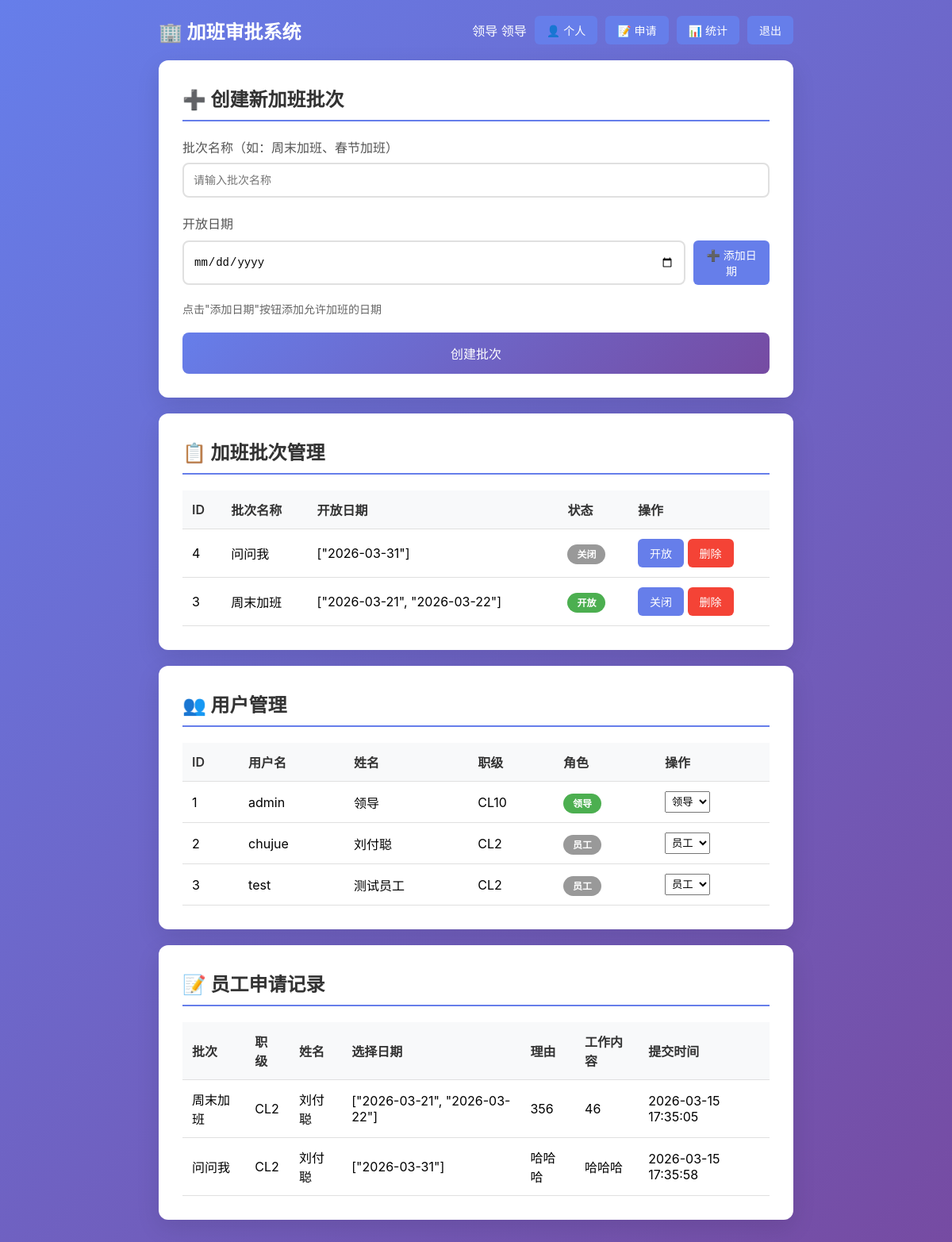
Page /admin (signed in) on the earlier database version.
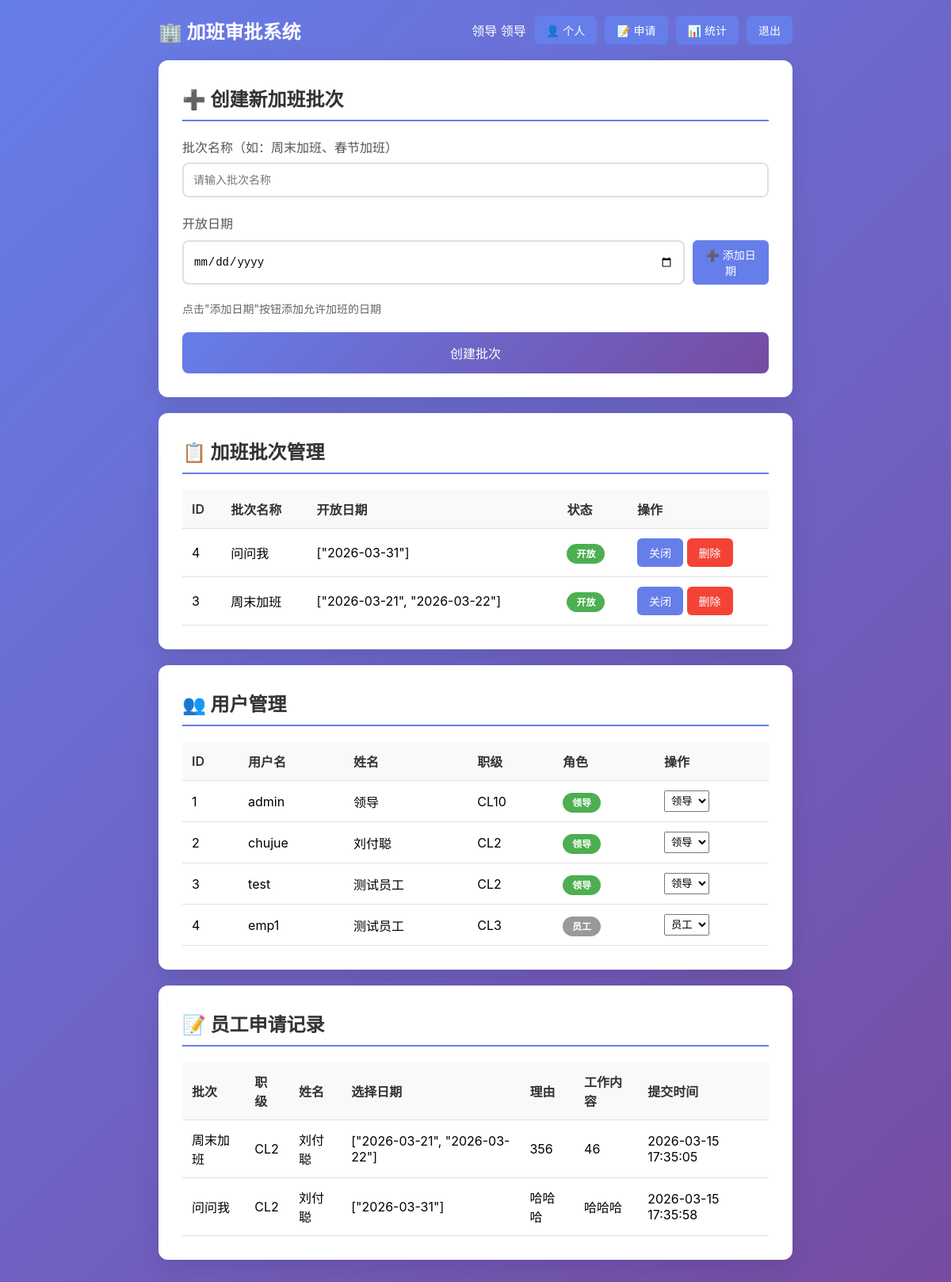
Same page on the later database version.
### tables this page shows
CREATE TABLE overtime_batches (
        id INTEGER PRIMARY KEY AUTOINCREMENT,
        name TEXT NOT NULL,
        dates TEXT NOT NULL,  -- JSON数组，如 ["2026-03-18", "2026-03-19"]
        is_open INTEGER DEFAULT 0,
        created_at TIMESTAMP DEFAULT CURRENT_TIMESTAMP
    );

CREATE TABLE users (
        id INTEGER PRIMARY KEY AUTOINCREMENT,
        username TEXT UNIQUE NOT NULL,
        password TEXT NOT NULL,
        name TEXT NOT NULL,
        rank TEXT NOT NULL,
        is_admin INTEGER DEFAULT 0
    );

CREATE TABLE applications (
        id INTEGER PRIMARY KEY AUTOINCREMENT,
        user_id INTEGER NOT NULL,
        batch_id INTEGER NOT NULL,
        selected_dates TEXT NOT NULL,  -- JSON数组，员工选择的日期
        reason TEXT NOT NULL,
        work_content TEXT NOT NULL,
        created_at TIMESTAMP DEFAULT CURRENT_TIMESTAMP,
        updated_at TIMESTAMP DEFAULT CURRENT_TIMESTAMP,
        FOREIGN KEY (batch_id) REFERENCES overtime_batches(id)
    );

### app.py (the view, shortened to what this page needs)
@app.route('/admin', methods=['GET', 'POST'])
def admin():
    if 'user_id' not in session or not session.get('is_admin'):
        return redirect(url_for('login'))
    conn = get_db()
    batches = conn.execute('SELECT * FROM overtime_batches ORDER BY created_at DESC').fetchall()
    applications = conn.execute('''SELECT a.*, u.name, u.rank, b.name as batch_name
                                   FROM applications a
                                   JOIN users u ON a.user_id = u.id
                                   JOIN overtime_batches b ON a.batch_id = b.id
                                   ORDER BY b.id, u.rank, u.name''').fetchall()
    users = conn.execute('SELECT * FROM users ORDER BY is_admin DESC, id ASC').fetchall()
    return render_template('admin.html', batches=batches, applications=applications, users=users)

### app.py (called while the page is built)
def get_db():
    if 'db' not in g:
        g.db = sqlite3.connect(DB_PATH)
        g.db.row_factory = sqlite3.Row
    return g.db

### templates/admin.html (shortened to what this page needs)
<!DOCTYPE html>
<html lang="zh-CN">
<head>
    <link rel="stylesheet" href="{{ url_for('static', filename='style.css') }}">
</head>
<body>
    <div class="container">
        <header>
            <h1>🏢 加班审批系统</h1>
            <div class="user-info">
                <span>领导 {{ session['name'] }}</span>
                <a href="{{ url_for('profile') }}" class="btn-small">👤 个人</a>
                <a href="{{ url_for('index') }}" class="btn-small">📝 申请</a>
                <a href="{{ url_for('stats') }}" class="btn-small">📊 统计</a>
                <a href="{{ url_for('logout') }}" class="btn-small">退出</a>
            </div>
        </header>
        <div class="card">
            <h2>➕ 创建新加班批次</h2>
            <form method="POST" id="addBatchForm">
                <div class="form-group">
                    <label>批次名称（如：周末加班、春节加班）</label>
                    <input type="text" name="name" required placeholder="请输入批次名称">
                </div>
                <div class="form-group">
                    <label>开放日期</label>
                    <div style="display: flex; gap: 10px; margin: 10px 0;">
                        <input type="date" id="datePicker">
                        <button type="button" class="btn-small" onclick="addDate()">➕ 添加日期</button>
                    </div>
                    <p class="hint">点击"添加日期"按钮添加允许加班的日期</p>
                </div>
                <button type="submit" class="btn">创建批次</button>
            </form>
        </div>
        <div class="card">
            <h2>📋 加班批次管理</h2>
            <table>
                <thead>
                    <tr>
                        <th>ID</th>
                        <th>批次名称</th>
                        <th>开放日期</th>
                        <th>状态</th>
                        <th>操作</th>
                    </tr>
                </thead>
                <tbody>
                    {% for batch in batches %}
                    <tr>
                        <td>{{ batch.id }}</td>
                        <td>{{ batch.name }}</td>
                        <td>{{ batch.dates }}</td>
                        <td>
                            {% if batch.is_open %}
                            <span class="badge badge-open">开放</span>
                            {% else %}
                            <span class="badge badge-closed">关闭</span>
                            {% endif %}
                        </td>
                        <td>
                            <form method="POST" style="display:inline;">
                                <button type="submit" class="btn-small">{{ '关闭' if batch.is_open else '开放' }}</button>
                            </form>
                            <form method="POST" style="display:inline;" onsubmit="return confirm('确定删除？此操作会删除所有相关申请');">
                                <button type="submit" class="btn-small btn-danger">删除</button>
                            </form>
                        </td>
                    </tr>
                    {% else %}
                    <tr>
                        <td colspan="5">暂无加班批次</td>
                    </tr>
                    {% endfor %}
                </tbody>
            </table>
        </div>
        <div class="card">
            <h2>👥 用户管理</h2>
            <table>
                <thead>
                    <tr>
                        <th>ID</th>
                        <th>用户名</th>
                        <th>姓名</th>
                        <th>职级</th>
                        <th>角色</th>
                        <th>操作</th>
                    </tr>
                </thead>
                <tbody>
                    {% for u in users %}
                    <tr>
                        <td>{{ u.id }}</td>
                        <td>{{ u.username }}</td>
                        <td>{{ u.name }}</td>
                        <td>{{ u.rank }}</td>
                        <td>
                            {% if u.is_admin %}
                            <span class="badge badge-open">领导</span>
                            {% else %}
                            <span class="badge badge-closed">员工</span>
                            {% endif %}
                        </td>
                        <td>
                            <form method="POST" style="display:inline;">
                                <select name="is_admin" onchange="this.form.submit()" style="padding: 4px;">
                                    <option value="0" {% if not u.is_admin %}selected{% endif %}>员工</option>
                                    <option value="1" {% if u.is_admin %}selected{% endif %}>领导</option>
                                </select>
                            </form>
                        </td>
                    </tr>
                    {% else %}
                    <tr>
                        <td colspan="6">暂无用户</td>
                    </tr>
                    {% endfor %}
                </tbody>
            </table>
        </div>
        <div class="card">
            <h2>📝 员工申请记录</h2>
            <table>
                <thead>
                    <tr>
                        <th>批次</th>
                        <th>职级</th>
                        <th>姓名</th>
                        <th>选择日期</th>
                        <th>理由</th>
                        <th>工作内容</th>
                        <th>提交时间</th>
                    </tr>
                </thead>
                <tbody>
                    {% for app in applications %}
                    <tr>
                        <td>{{ app.batch_name }}</td>
                        <td>{{ app.rank }}</td>
                        <td>{{ app.name }}</td>
                        <td>{{ app.selected_dates }}</td>
                        <td>{{ app.reason }}</td>
                        <td>{{ app.work_content }}</td>
                        <td>{{ app.created_at }}</td>
                    </tr>
                    {% else %}
                    <tr>
                        <td colspan="7">暂无申请记录</td>
                    </tr>
                    {% endfor %}
                </tbody>
            </table>
        </div>
    </div>
</body>
</html>

### static/style.css (style rules this page uses)
* { margin: 0; padding: 0; box-sizing: border-box; }
body { font-family: -apple-system, BlinkMacSystemFont, 'Segoe UI', 'PingFang SC', 'Hiragino Sans GB', 'Microsoft YaHei', sans-serif; background: linear-gradient(135deg, #667eea 0%, #764ba2 100%); min-height: 100vh; padding: 20px; }
.container { max-width: 800px; margin: 0 auto; }
h1 { color: white; text-align: center; margin-bottom: 30px; font-size: 2em; }
header { display: flex; justify-content: space-between; align-items: center; margin-bottom: 20px; flex-wrap: wrap; gap: 10px; }
header h1 { margin-bottom: 0; font-size: 1.5em; }
.user-info { display: flex; gap: 10px; align-items: center; color: white; }
.card { background: white; border-radius: 12px; padding: 30px; margin-bottom: 20px; box-shadow: 0 10px 30px rgba(0,0,0,0.1); }
.card h2 { color: #333; margin-bottom: 20px; padding-bottom: 10px; border-bottom: 2px solid #667eea; }
.form-group { margin-bottom: 20px; }
.form-group label { display: block; margin-bottom: 8px; color: #555; font-weight: 500; }
.form-group input, .form-group select, .form-group textarea { width: 100%; padding: 12px; border: 2px solid #e0e0e0; border-radius: 8px; font-size: 14px; transition: border-color 0.3s; }
.btn { background: linear-gradient(135deg, #667eea 0%, #764ba2 100%); color: white; border: none; padding: 14px 30px; border-radius: 8px; font-size: 16px; cursor: pointer; width: 100%; transition: transform 0.2s, box-shadow 0.2s; }
.btn-small { background: #667eea; color: white; padding: 8px 15px; border-radius: 6px; text-decoration: none; font-size: 14px; transition: background 0.2s; border: none; cursor: pointer; }
.badge { padding: 5px 12px; border-radius: 20px; font-size: 12px; font-weight: bold; }
.badge-open { background: #4caf50; color: white; }
.badge-closed { background: #999; color: white; }
.btn-danger { background: #f44336; }
.hint { color: #666; font-size: 14px; margin-bottom: 15px; }
table { width: 100%; border-collapse: collapse; margin-top: 15px; }
th, td { padding: 12px; text-align: left; border-bottom: 1px solid #e0e0e0; }
th { background: #f8f9fa; color: #333; font-weight: 600; }

Differences in the rows shown:
changed overtime_batches "问问我": is_open "开放" → "关闭"; is_open "关闭" → "开放"
changed users "chujue": is_admin "员工" → "领导"
changed users "test": is_admin "员工" → "领导"
added users: id "4", username "emp1", name "测试员工", rank "CL3", is_admin "员工"
